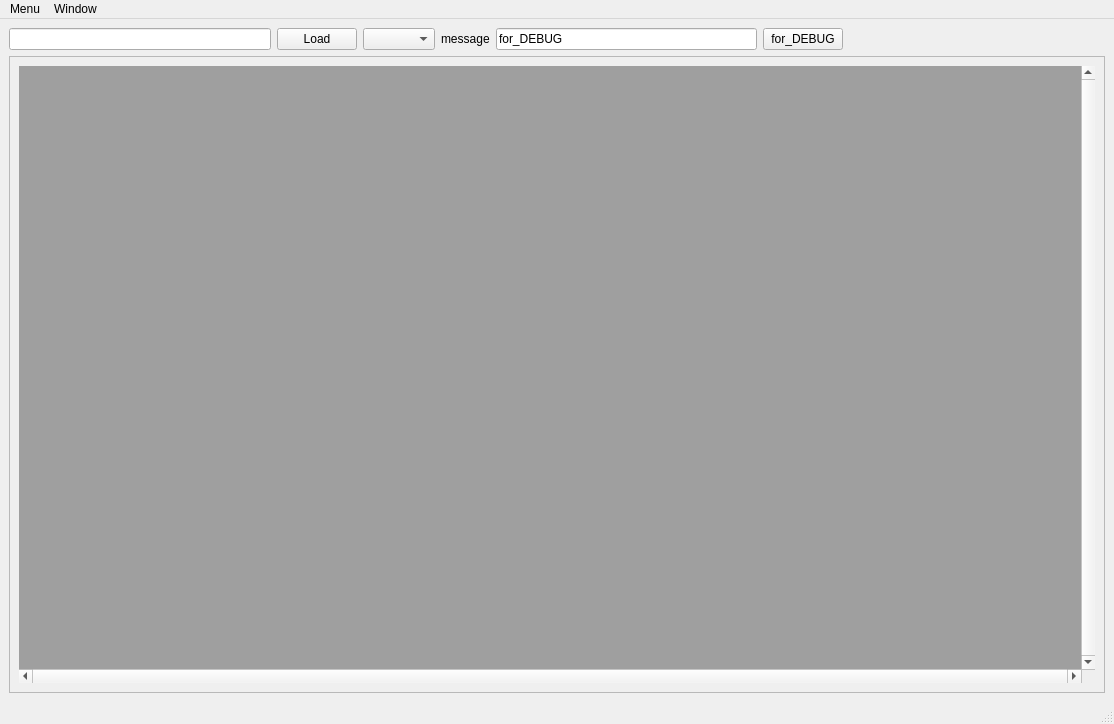
<?xml version="1.0" encoding="UTF-8"?>
<ui version="4.0">
 <class>MainWindow</class>
 <widget class="QMainWindow" name="MainWindow">
  <property name="geometry">
   <rect>
    <x>0</x>
    <y>0</y>
    <width>1114</width>
    <height>724</height>
   </rect>
  </property>
  <property name="windowTitle">
   <string>MainWindow</string>
  </property>
  <widget class="QWidget" name="centralwidget">
   <layout class="QVBoxLayout" name="verticalLayout_2">
    <item>
     <layout class="QHBoxLayout" name="horizontalLayout">
      <item>
       <widget class="QLineEdit" name="lineEdit_voxpath"/>
      </item>
      <item>
       <widget class="QPushButton" name="pushButton_voxpathLoad">
        <property name="text">
         <string>Load</string>
        </property>
       </widget>
      </item>
      <item>
       <widget class="QComboBox" name="comboBox_voxChildWin"/>
      </item>
      <item>
       <widget class="QLabel" name="MW_message_label">
        <property name="text">
         <string>message</string>
        </property>
       </widget>
      </item>
      <item>
       <widget class="QLineEdit" name="MW_lineEdit_DEBUG">
        <property name="text">
         <string>for_DEBUG</string>
        </property>
       </widget>
      </item>
      <item>
       <widget class="QPushButton" name="MW_pushButton_DEBUG">
        <property name="text">
         <string>for_DEBUG</string>
        </property>
       </widget>
      </item>
      <item>
       <spacer name="horizontalSpacer">
        <property name="orientation">
         <enum>Qt::Horizontal</enum>
        </property>
        <property name="sizeHint" stdset="0">
         <size>
          <width>40</width>
          <height>20</height>
         </size>
        </property>
       </spacer>
      </item>
     </layout>
    </item>
    <item>
     <widget class="QScrollArea" name="scrollArea">
      <property name="widgetResizable">
       <bool>true</bool>
      </property>
      <widget class="QWidget" name="scrollAreaWidgetContents">
       <property name="geometry">
        <rect>
         <x>0</x>
         <y>0</y>
         <width>1090</width>
         <height>612</height>
        </rect>
       </property>
       <layout class="QVBoxLayout" name="verticalLayout">
        <item>
         <widget class="QMdiArea" name="mdiArea">
          <property name="verticalScrollBarPolicy">
           <enum>Qt::ScrollBarAlwaysOn</enum>
          </property>
          <property name="horizontalScrollBarPolicy">
           <enum>Qt::ScrollBarAlwaysOn</enum>
          </property>
         </widget>
        </item>
       </layout>
      </widget>
     </widget>
    </item>
   </layout>
  </widget>
  <widget class="QMenuBar" name="menubar">
   <property name="geometry">
    <rect>
     <x>0</x>
     <y>0</y>
     <width>1114</width>
     <height>26</height>
    </rect>
   </property>
   <widget class="QMenu" name="menuWindow_mainMenu">
    <property name="title">
     <string>Menu</string>
    </property>
    <addaction name="actionLoad"/>
    <addaction name="actionExit"/>
   </widget>
   <widget class="QMenu" name="menuWindow_childWin">
    <property name="title">
     <string>Window</string>
    </property>
    <addaction name="action3Dviewer"/>
    <addaction name="action2Dviewer"/>
   </widget>
   <addaction name="menuWindow_mainMenu"/>
   <addaction name="menuWindow_childWin"/>
  </widget>
  <widget class="QStatusBar" name="statusbar"/>
  <action name="actionLoad">
   <property name="text">
    <string>Load</string>
   </property>
  </action>
  <action name="action3Dviewer">
   <property name="text">
    <string>3Dviewer</string>
   </property>
  </action>
  <action name="action2Dviewer">
   <property name="text">
    <string>2Dviwer</string>
   </property>
  </action>
  <action name="actionExit">
   <property name="text">
    <string>Exit</string>
   </property>
  </action>
 </widget>
 <resources/>
 <connections/>
</ui>
